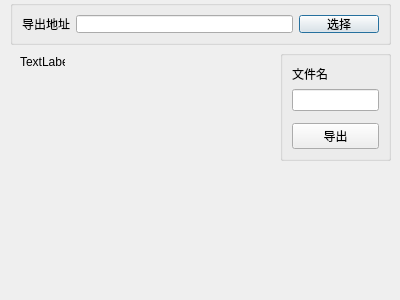
<?xml version="1.0" encoding="UTF-8"?>
<ui version="4.0">
 <class>mapout</class>
 <widget class="QDialog" name="mapout">
  <property name="geometry">
   <rect>
    <x>0</x>
    <y>0</y>
    <width>400</width>
    <height>300</height>
   </rect>
  </property>
  <property name="windowTitle">
   <string>地图导出</string>
  </property>
  <widget class="QLabel" name="pixview">
   <property name="geometry">
    <rect>
     <x>20</x>
     <y>55</y>
     <width>45</width>
     <height>13</height>
    </rect>
   </property>
   <property name="text">
    <string>TextLabel</string>
   </property>
  </widget>
  <widget class="QGroupBox" name="groupBox">
   <property name="geometry">
    <rect>
     <x>10</x>
     <y>0</y>
     <width>381</width>
     <height>45</height>
    </rect>
   </property>
   <property name="title">
    <string/>
   </property>
   <layout class="QHBoxLayout" name="horizontalLayout">
    <item>
     <widget class="QLabel" name="label">
      <property name="text">
       <string>导出地址</string>
      </property>
     </widget>
    </item>
    <item>
     <widget class="QLineEdit" name="lineEdit"/>
    </item>
    <item>
     <widget class="QPushButton" name="pushButton">
      <property name="text">
       <string>选择</string>
      </property>
     </widget>
    </item>
   </layout>
  </widget>
  <widget class="QGroupBox" name="groupBox_2">
   <property name="geometry">
    <rect>
     <x>280</x>
     <y>50</y>
     <width>111</width>
     <height>111</height>
    </rect>
   </property>
   <property name="title">
    <string/>
   </property>
   <layout class="QVBoxLayout" name="verticalLayout">
    <item>
     <widget class="QLabel" name="label_2">
      <property name="text">
       <string>文件名</string>
      </property>
     </widget>
    </item>
    <item>
     <widget class="QLineEdit" name="lineEdit_2"/>
    </item>
    <item>
     <spacer name="verticalSpacer">
      <property name="orientation">
       <enum>Qt::Vertical</enum>
      </property>
      <property name="sizeHint" stdset="0">
       <size>
        <width>20</width>
        <height>40</height>
       </size>
      </property>
     </spacer>
    </item>
    <item>
     <widget class="QPushButton" name="pushButton_2">
      <property name="text">
       <string>导出</string>
      </property>
     </widget>
    </item>
   </layout>
  </widget>
 </widget>
 <resources/>
 <connections/>
</ui>
